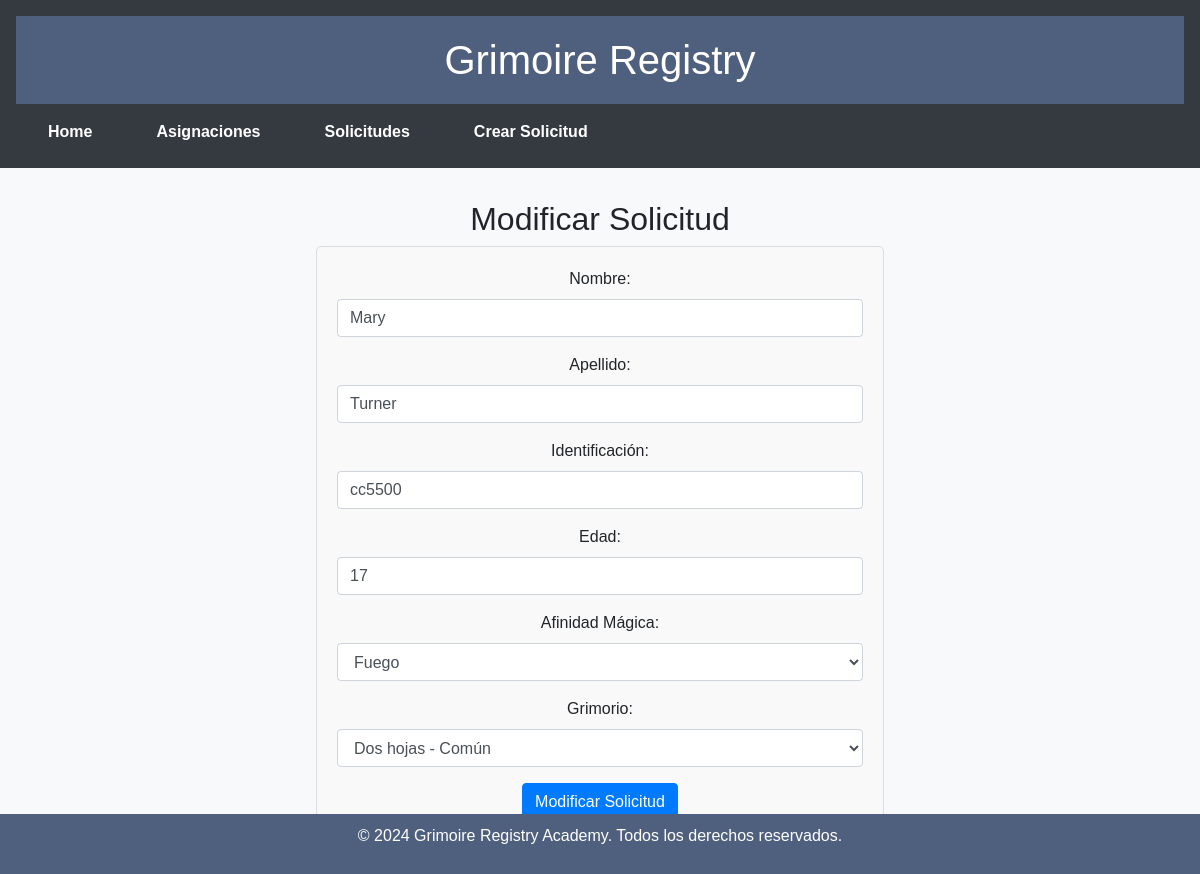
The app's page /modificar-solicitud/1 with its own data.
### GrimoireRegistry/models.py (models this page shows, shortened)
class Estudiante(db.Model):
    id = db.Column(db.Integer, primary_key=True)
    nombre = db.Column(db.String(20), nullable=False)
    apellido = db.Column(db.String(20), nullable=False)
    identificacion = db.Column(db.String(10), nullable=False, unique=True)
    edad = db.Column(db.Integer, nullable=False)
    afinidad_magica = db.Column(db.String(10), nullable=False)
    grimorio_id = db.Column(db.Integer, db.ForeignKey('grimorio.id'))
    fecha_creacion = db.Column(db.DateTime, nullable=False, default=datetime.utcnow)

class Grimorio(db.Model):
    id = db.Column(db.Integer, primary_key=True)
    tipo_trebol = db.Column(db.String(10), nullable=False)
    rareza = db.Column(db.String(10), nullable=False)
    estudiantes = db.relationship('Estudiante', backref='grimorio', lazy=True)

### GrimoireRegistry/web_routes.py (the view, shortened to what this page needs)
@web.route('/modificar-solicitud/<int:id>', methods=['GET', 'POST'])
def modificar_solicitud(id):
    estudiante = Estudiante.query.get_or_404(id)
    grimorios = Grimorio.query.all()
    return render_template('modificar_solicitud.html', estudiante=estudiante, grimorios=grimorios)

### GrimoireRegistry/templates/modificar_solicitud.html (shortened to what this page needs)
{% extends "base.html" %}
{% block content %}
<h2>Modificar Solicitud</h2>
<div class="form-container">
    <form method="POST">
        <div class="form-group">
            <label for="nombre">Nombre:</label>
            <input type="text" class="form-control" id="nombre" name="nombre" value="{{ estudiante.nombre }}" required>
        </div>
        <div class="form-group">
            <label for="apellido">Apellido:</label>
            <input type="text" class="form-control" id="apellido" name="apellido" value="{{ estudiante.apellido }}" required>
        </div>
        <div class="form-group">
            <label for="identificacion">Identificación:</label>
            <input type="text" class="form-control" id="identificacion" name="identificacion" value="{{ estudiante.identificacion }}" required>
        </div>
        <div class="form-group">
            <label for="edad">Edad:</label>
            <input type="number" class="form-control" id="edad" name="edad" value="{{ estudiante.edad }}" required>
        </div>
        <div class="form-group">
            <label for="afinidad_magica">Afinidad Mágica:</label>
            <select class="form-control" id="afinidad_magica" name="afinidad_magica" required>
                <option value="Fuego" {% if estudiante.afinidad_magica == 'Fuego' %}selected{% endif %}>Fuego</option>
            </select>
        </div>
        <div class="form-group">
            <label for="grimorio">Grimorio:</label>
            <select class="form-control" id="grimorio" name="grimorio_id" required>
                {% for grimorio in grimorios %}
                <option value="{{ grimorio.id }}" {% if estudiante.grimorio_id == grimorio.id %}selected{% endif %}>{{ grimorio.tipo_trebol }} - {{ grimorio.rareza }}</option>
                {% endfor %}
            </select>
        </div>
        <button type="submit" class="btn btn-primary">Modificar Solicitud</button>
    </form>
</div>
{% endblock %}

### GrimoireRegistry/static/css/styles.css (style rules this page uses)
body { font-family: Arial, sans-serif; margin: 0; padding: 0; background-color: #f8f9fa; }
.form-container { max-width: 50%; margin: 0 auto; padding: 20px; border: 1px solid #ddd; border-radius: 5px; background-color: #f9f9f9; }

### records on screen
Estudiante: nombre "Mary", apellido "Turner", identificacion "cc5500", edad "17", afinidad_magica "Fuego", grimorio_id "Dos hojas - Común"
